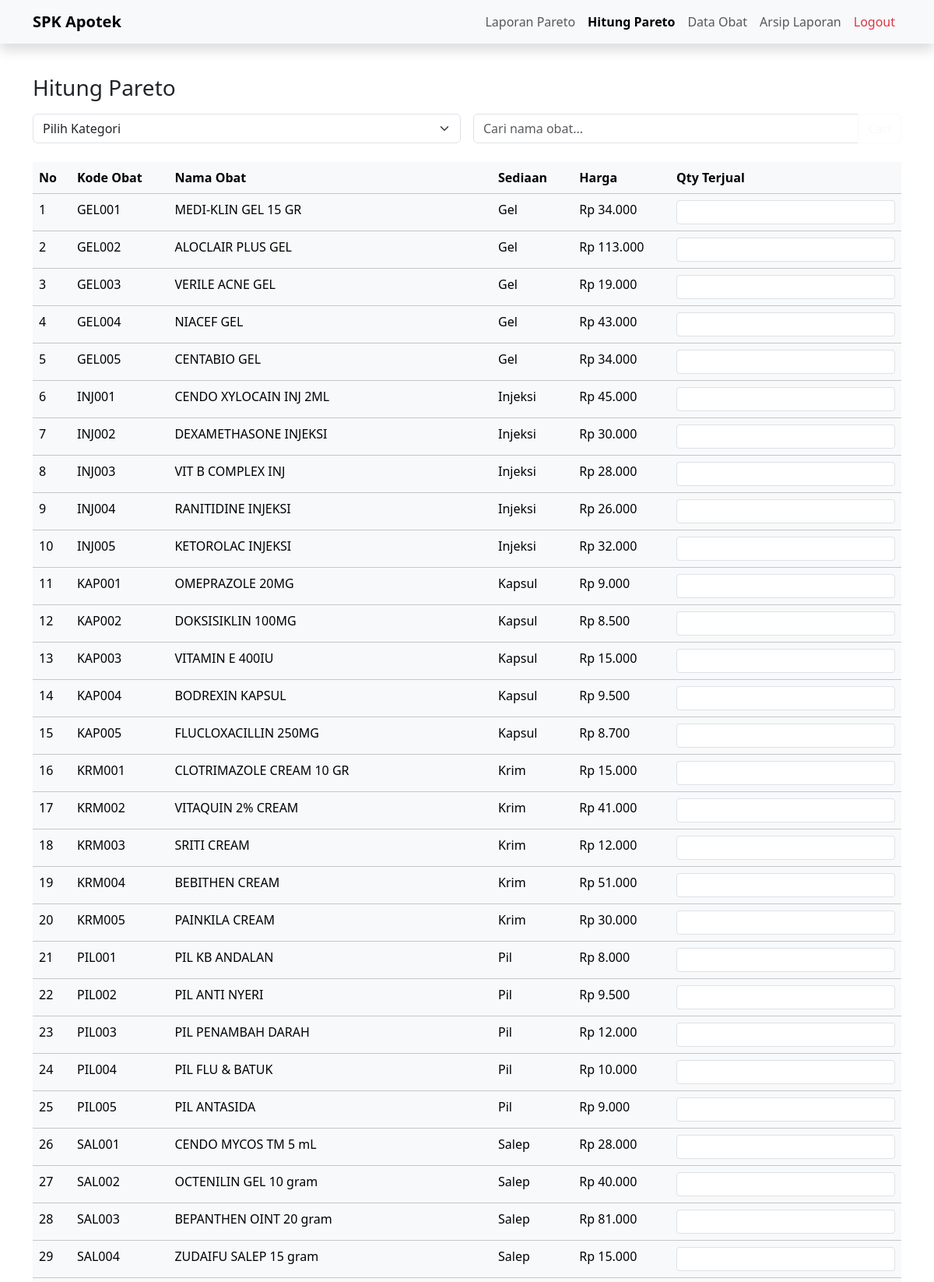
The page /hitung-pareto.php (upper part) on the database its author committed.
### tables this page shows
create table obat(
kode_obat varchar(20) primary key,
nama_obat varchar(100),
sediaan enum('Tablet', 'Kapsul', 'Pil', 'Serbuk', 'Salep', 'Krim', 'Gel', 'Sirup', 'Suspensi', 'Injeksi', 'Infus', 'Tetes', 'Inhalasi', 'Aerosol'),
harga int
);

### hitung-pareto.php (the view, shortened to what this page needs)
<?php
include 'koneksi.php';
$no = 0;
$cari = isset($_GET['cari']) ? $_GET['cari'] : '';
$select_obat = "SELECT * FROM obat WHERE 1";
$sql_obat = mysqli_query($koneksi, $select_obat);
?>
<!DOCTYPE html>
<html lang="en" data-bs-theme="light">
<head>
  <link href="https://cdn.jsdelivr.net/npm/bootstrap@5.3.7/dist/css/bootstrap.min.css" rel="stylesheet">
  <link rel="stylesheet" href="https://cdn.jsdelivr.net/npm/bootstrap-icons@1.13.1/font/bootstrap-icons.min.css">
</head>
<body>
  <nav class="navbar navbar-expand-lg bg-light shadow fixed-top">
    <div class="container">
      <a class="navbar-brand fw-bold" href="#">SPK Apotek</a>
      <div class="collapse navbar-collapse" id="navbarNav">
        <ul class="navbar-nav ms-auto">
          <li class="nav-item"><a class="nav-link" href="index.php">Laporan Pareto</a></li>
          <li class="nav-item fw-bold"><a class="nav-link active" href="hitung-pareto.php">Hitung Pareto</a></li>
          <li class="nav-item"><a class="nav-link" href="tabel-obat.php">Data Obat</a></li>
          <li class="nav-item"><a class="nav-link" href="arsip-laporan.php">Arsip Laporan</a></li>
          <li class="nav-item"><a class="nav-link text-danger" href="logout.php">Logout</a></li>
        </ul>
      </div>
    </div>
  </nav>
  <div class="container pt-5 mt-5">
    <figure class="text-dark">
      <blockquote class="blockquote">
        <h1 class="h3">Hitung Pareto</h1>
      </blockquote>
    </figure>
    <div class="row g-3 mb-4">
      <div class="col-md-6">
        <form method="GET" action="">
          <select class="form-select" name="kategori" onchange="this.form.submit()">
            <option value="">Pilih Kategori</option>
          </select>
        </form>
      </div>
      <div class="col-md-6">
        <form method="GET" action="">
          <div class="input-group">
            <input type="text" class="form-control" name="cari" placeholder="Cari nama obat..." value="<?= htmlspecialchars($cari) ?>">
            <button class="btn btn-outline-light" type="submit">Cari</button>
          </div>
        </form>
      </div>
    </div>
    <form method="POST" action="proses-pareto.php">
      <div class="table-responsive">
        <table class="table table-hover table-light">
          <thead>
            <tr>
              <th>No</th>
              <th>Kode Obat</th>
              <th>Nama Obat</th>
              <th>Sediaan</th>
              <th>Harga</th>
              <th>Qty Terjual</th>
            </tr>
          </thead>
          <tbody>
            <?php if (mysqli_num_rows($sql_obat) > 0): ?>
              <?php while ($result = mysqli_fetch_assoc($sql_obat)): ?>
              <tr>
                <td><?= ++$no ?></td>
                <td><?= htmlspecialchars($result['kode_obat']) ?></td>
                <td><?= htmlspecialchars($result['nama_obat']) ?></td>
                <td><?= htmlspecialchars($result['sediaan']) ?></td>
                <td>Rp <?= number_format($result['harga'], 0, ',', '.') ?></td>
                <td>
                  <input type="number" name="qty[<?= $result['kode_obat'] ?>]" class="form-control form-control-sm w-100" min="0">
                </td>
              </tr>
              <?php endwhile; ?>
            <?php else: ?>
              <tr>
                <td colspan="6" class="text-center text-dark">Data tidak ditemukan</td>
              </tr>
            <?php endif; ?>
          </tbody>
        </table>
      </div>
    </form>
  </div>
</body>
</html>

### rows shown on the page
obat: kode_obat "GEL001", nama_obat "MEDI-KLIN GEL 15 GR", sediaan "Gel", harga "34.000"
obat: kode_obat "GEL002", nama_obat "ALOCLAIR PLUS GEL", sediaan "Gel", harga "113.000"
obat: kode_obat "GEL003", nama_obat "VERILE ACNE GEL", sediaan "Gel", harga "19.000"
obat: kode_obat "GEL004", nama_obat "NIACEF GEL", sediaan "Gel", harga "43.000"
obat: kode_obat "GEL005", nama_obat "CENTABIO GEL", sediaan "Gel", harga "34.000"
obat: kode_obat "INJ001", nama_obat "CENDO XYLOCAIN INJ 2ML", sediaan "Injeksi", harga "45.000"
obat: kode_obat "INJ002", nama_obat "DEXAMETHASONE INJEKSI", sediaan "Injeksi", harga "30.000"
obat: kode_obat "INJ003", nama_obat "VIT B COMPLEX INJ", sediaan "Injeksi", harga "28.000"
obat: kode_obat "INJ004", nama_obat "RANITIDINE INJEKSI", sediaan "Injeksi", harga "26.000"
obat: kode_obat "INJ005", nama_obat "KETOROLAC INJEKSI", sediaan "Injeksi", harga "32.000"
obat: kode_obat "KAP001", nama_obat "OMEPRAZOLE 20MG", sediaan "Kapsul", harga "9.000"
obat: kode_obat "KAP002", nama_obat "DOKSISIKLIN 100MG", sediaan "Kapsul", harga "8.500"
obat: kode_obat "KAP003", nama_obat "VITAMIN E 400IU", sediaan "Kapsul", harga "15.000"
obat: kode_obat "KAP004", nama_obat "BODREXIN KAPSUL", sediaan "Kapsul", harga "9.500"
obat: kode_obat "KAP005", nama_obat "FLUCLOXACILLIN 250MG", sediaan "Kapsul", harga "8.700"
obat: kode_obat "KRM001", nama_obat "CLOTRIMAZOLE CREAM 10 GR", sediaan "Krim", harga "15.000"
obat: kode_obat "KRM002", nama_obat "VITAQUIN 2% CREAM", sediaan "Krim", harga "41.000"
obat: kode_obat "KRM003", nama_obat "SRITI CREAM", sediaan "Krim", harga "12.000"
obat: kode_obat "KRM004", nama_obat "BEBITHEN CREAM", sediaan "Krim", harga "51.000"
obat: kode_obat "KRM005", nama_obat "PAINKILA CREAM", sediaan "Krim", harga "30.000"
obat: kode_obat "PIL001", nama_obat "PIL KB ANDALAN", sediaan "Pil", harga "8.000"
obat: kode_obat "PIL002", nama_obat "PIL ANTI NYERI", sediaan "Pil", harga "9.500"
obat: kode_obat "PIL003", nama_obat "PIL PENAMBAH DARAH", sediaan "Pil", harga "12.000"
obat: kode_obat "PIL004", nama_obat "PIL FLU & BATUK", sediaan "Pil", harga "10.000"
obat: kode_obat "PIL005", nama_obat "PIL ANTASIDA", sediaan "Pil", harga "9.000"
obat: kode_obat "SAL001", nama_obat "CENDO MYCOS TM 5 mL", sediaan "Salep", harga "28.000"
obat: kode_obat "SAL002", nama_obat "OCTENILIN GEL 10 gram", sediaan "Salep", harga "40.000"
obat: kode_obat "SAL003", nama_obat "BEPANTHEN OINT 20 gram", sediaan "Salep", harga "81.000"
obat: kode_obat "SAL004", nama_obat "ZUDAIFU SALEP 15 gram", sediaan "Salep", harga "15.000"
